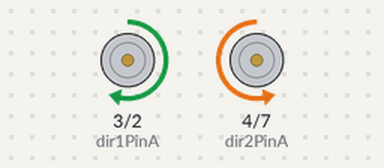
Bench run of a sketch on a simulated Arduino Uno, built with avr-gcc and run on an emulated ATmega328P. On the bench: motor-driver pin pairs drawn as motors (green arrow = first pin HIGH = forward, orange = second pin HIGH = backward, longer = more drive, scaled by the enable pin).

Above: at 3.0 s.
At 8.0 s:
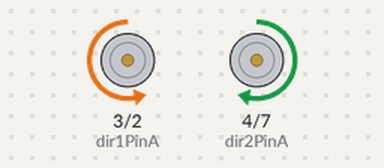
At 13.0 s:
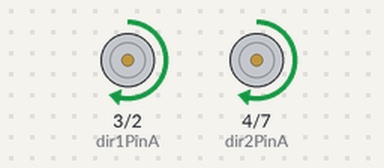
At 18.0 s:
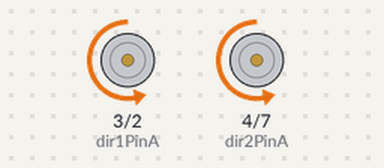
Timing chart, 0 to 26.5 s (numbered marks = the images above):
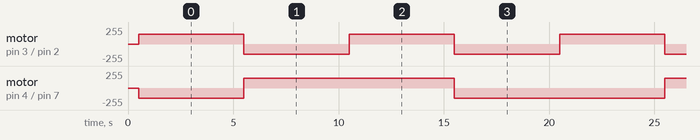

The sketch:

l298_testing.ino
```cpp
const int pwm_1 = 5;
const int pwm_2 = 6;
const int dir1PinA = 3;
const int dir1PinB = 2;
const int dir2PinA = 4;
const int dir2PinB = 7;
int pwm_right = 0;
int pwm_left = 0;
int pwm = 0;

#define pwm_high 150
#define pwm_low 100
#define error 0


void motorA_forward()
{
  analogWrite(pwm_1, pwm_high);
  digitalWrite(3, HIGH);
  digitalWrite(2, LOW);
}
void motorA_backward()
{
  analogWrite(pwm_1, pwm_high);
  digitalWrite(3, LOW);
  digitalWrite(2, HIGH);
}

void motorB_forward()
{
  analogWrite(pwm_2, pwm_high);
  digitalWrite(4, LOW );
  digitalWrite(7, HIGH );
}
void motorB_backward()
{
  analogWrite(pwm_2, pwm_high);
  digitalWrite(4, HIGH );
  digitalWrite(7, LOW );
}

void setup() {
  Serial.begin(9600);
  pinMode(pwm_1, OUTPUT);
  pinMode(pwm_2, OUTPUT);
  pinMode(dir1PinA, OUTPUT);
  pinMode(dir1PinB, OUTPUT);
  pinMode(dir2PinA, OUTPUT);
  pinMode(dir2PinB, OUTPUT);
  delay(500);
}

void loop() {
  pwm = pwm_high;
  pwm_right = pwm;
  pwm_left = pwm - error;

  motorA_forward();
  motorB_forward();
  delay(5000);

  motorA_backward();
  motorB_backward();
  delay(5000);

  motorA_forward();
  motorB_backward();
  delay(5000);

  motorA_backward();
  motorB_forward();
  delay(5000);
}
```

Measured:
- by itself, motor on pin 3 (dir1PinA) / pin 2 (dir1PinB): alternates forward 150/255 for 5.0 s and backward 150/255 for 5.0 s
- by itself, motor on pin 4 (dir2PinA) / pin 7 (dir2PinB): repeats every 20.0 s: forward 150/255 10.0 s, backward 150/255 10.0 s
